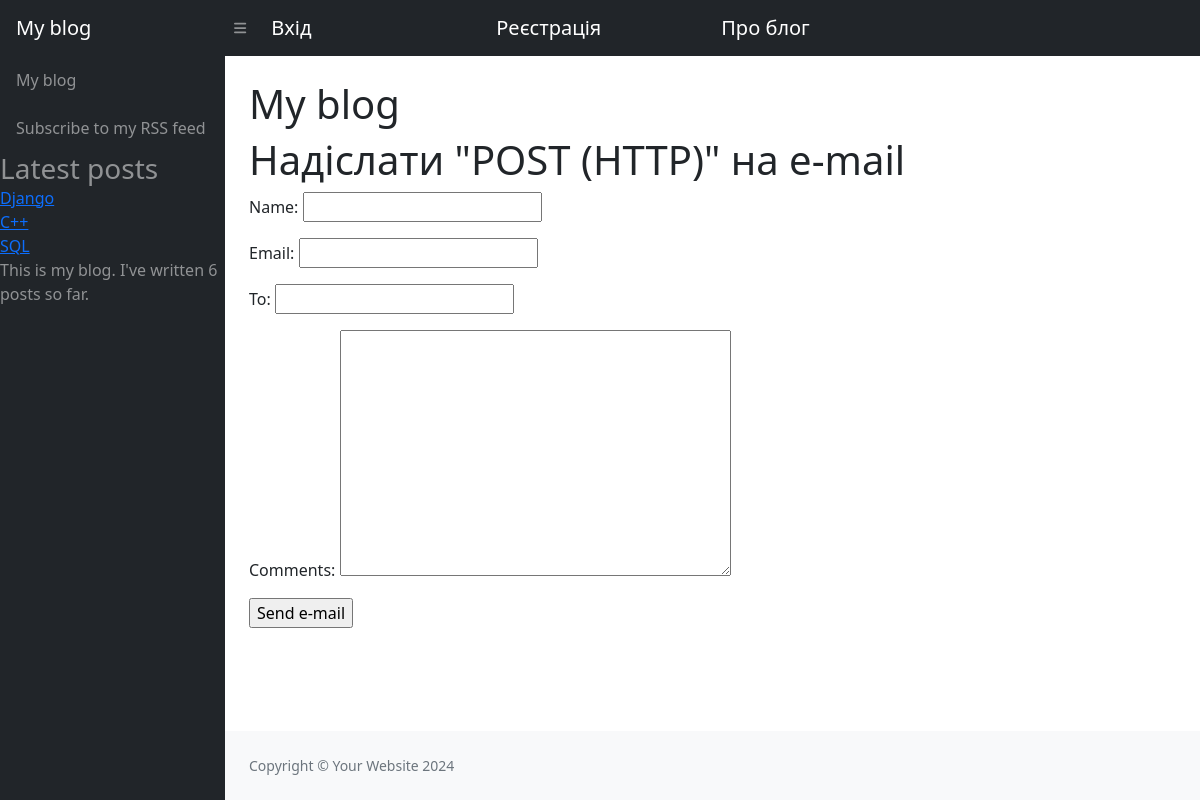
/1/share/, run on the app's committed database.
### blog/models.py (models this page shows, shortened)
class Post(models.Model):
    STATUS_CHOICES = (
        ('draft', 'Draft'),
        ('published', 'Published'),
    )
    tags = TaggableManager()
    title = models.CharField(max_length=250)
    slug = models.SlugField(max_length=250, unique_for_date='publish')
    author = models.ForeignKey(User, related_name='blog_posts', on_delete=models.CASCADE)
    body = models.TextField()
    publish = models.DateTimeField(default=timezone.now)
    created = models.DateTimeField(auto_now_add=True)
    updated = models.DateTimeField(auto_now=True)
    status = models.CharField(max_length=10, choices=STATUS_CHOICES, default='published')
    class Meta:
        ordering = ('-publish',)
    def get_absolute_url(self):
        return reverse('blog:post_detail',
                        args=[self.publish.year,
                              self.publish.strftime('%m'),
                              self.publish.strftime('%d'),
                              self.slug])

### blog/views.py (the view)
# urls.py: path('<int:post_id>/share/', views.post_share, name='post_share'),
def post_share(request, post_id):
    post = get_object_or_404(Post, id=post_id, status='published')
    if request.method == 'POST':
        form = EmailPostForm(request.POST)
        if form.is_valid():
            cd = form.cleaned_data
            print(cd)
    else:
        form = EmailPostForm()
    return render(request, 'blog/post/share.html', {'post': post,
                                                    'form': form})

### blog/forms.py
class EmailPostForm(forms.Form):
    name = forms.CharField(max_length=25)
    email = forms.EmailField()
    to = forms.EmailField()
    comments = forms.CharField(required=False,
                               widget=forms.Textarea)

### blog/templatetags/blog_tags.py (called while the page is built)
@register.simple_tag
def total_posts():
    return Post.objects.count()

@register.inclusion_tag('blog/post/latest_post.html')
def show_latest_posts(count=5):
    latest_posts = Post.objects.order_by('-publish')[:count]
    return {'latest_post': latest_posts}

### blog/templates/blog/post/share.html (shortened to what this page needs)
{% extends "blog/base.html" %}
{% block content %}
    {% if sent %}
        <h1>E-mail successfully sent</h1>
        <p>
            "{{ post.title }}" успішно надіслано на {{ cd.to }}.
        </p>
    {% else %}
        <h1>Надіслати "{{ post.title }}" на e-mail</h1>
        <form action="." method="post">
            {{ form.as_p }}
            <input type="submit" value="Send e-mail">
        </form>
    {% endif %}
{% endblock %}

### blog/templates/blog/post/latest_post.html
<ul class="navbar-nav">
    {% for post in latest_post %}
        <li class="nav-item active">
            <a href="{{ post.get_absolute_url }}">{{ post.title }}</a>
        </li>
    {% endfor %}
</ul>

### data on the page
Post: title "Django"
Post: title "C++"
Post: title "SQL"
Post: title "POST (HTTP)"
